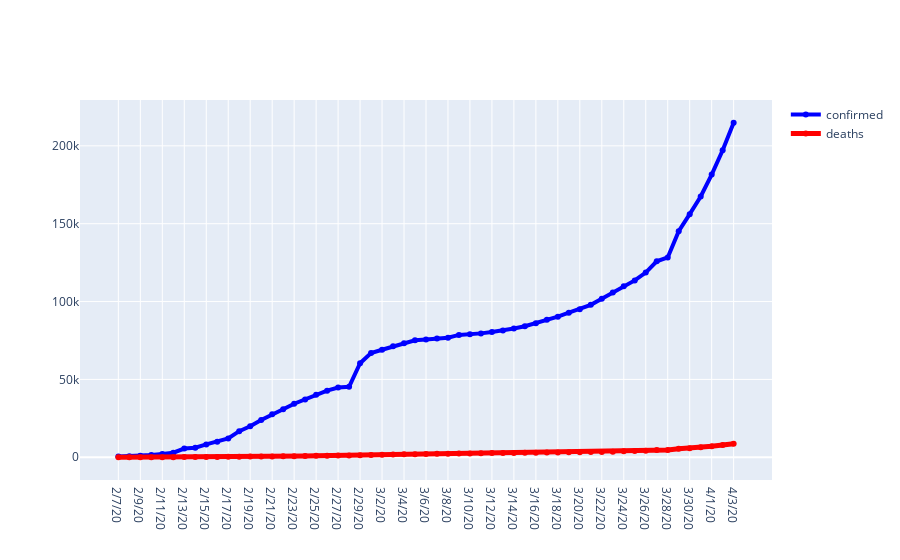

This figure's notebook cell:
### Code cell
def plot_cases_of_a_country(country):
    labels = ['confirmed', 'deaths']
    colors = ['blue', 'red']
    mode_size = [6, 8]
    line_size = [4, 5]
    
    df_list = [confirmed_df, death_df]
    
    fig = go.Figure();
    
    for i, df in enumerate(df_list):
        if country == 'World' or country == 'world':
            x_data = np.array(list(df.iloc[:, 20:].columns))
            y_data = np.sum(np.asarray(df.iloc[:,4:]),axis = 0)
            
        else:    
            x_data = np.array(list(df.iloc[:, 20:].columns))
            y_data = np.sum(np.asarray(df[df['country'] == country].iloc[:,20:]),axis = 0)
            
        fig.add_trace(go.Scatter(x=x_data, y=y_data, mode='lines+markers',
        name=labels[i],
        line=dict(color=colors[i], width=line_size[i]),
        connectgaps=True,
        text = "Total " + str(labels[i]) +": "+ str(y_data[-1])
        ));
    fig.show()
interact(plot_cases_of_a_country, country='World')

### Figure 1 — Plotly figure (JSON) as saved in the notebook; plotly's stock layout.template omitted (floating-point values rounded to 4 significant figures)
{"data": [{"connectgaps": true, "line": {"color": "blue", "width": 4}, "mode": "lines+markers", "name": "confirmed", "text": "Total confirmed: 1095917", "type": "scatter", "x": ["2/7/20", "2/8/20", "2/9/20", "2/10/20", "2/11/20", "2/12/20", "2/13/20", "2/14/20", "2/15/20", "2/16/20", "2/17/20", "2/18/20", "2/19/20", "2/20/20", "2/21/20", "2/22/20", "2/23/20", "2/24/20", "2/25/20", "2/26/20", "2/27/20", "2/28/20", "2/29/20", "3/1/20", "3/2/20", "3/3/20", "3/4/20", "3/5/20", "3/6/20", "3/7/20", "3/8/20", "3/9/20", "3/10/20", "3/11/20", "3/12/20", "3/13/20", "3/14/20", "3/15/20", "3/16/20", "3/17/20", "3/18/20", "3/19/20", "3/20/20", "3/21/20", "3/22/20", "3/23/20", "3/24/20", "3/25/20", "3/26/20", "3/27/20", "3/28/20", "3/29/20", "3/30/20", "3/31/20", "4/1/20", "4/2/20", "4/3/20"], "y": [555, 654, 941, 1434, 2118, 2927, 5578, 6166, 8234, 9927, 12038, 16787, 19881, 23892, 27635, 30794, 34391, 37120, 40150, 42762, 44802, 45221, 60368, 66885, 69030, 71224, 73258, 75136, 75639, 76197, 76819, 78572, 78958, 79561, 80406, 81388, 82746, 84112, 86011, 88369, 90306, 92840, 95120, 97886, 101801, 105847, 109821, 113590, 118620, 125875, 128352, 145205, 156101, 167454, 181574, 197102, 214821, 242500, 272035, 304396, 336953, 378235, 418045, 467653, 529591, 593291, 660706, 720117, 782365, 857487, 932605, 1013157, 1095917]}, {"connectgaps": true, "line": {"color": "red", "width": 5}, "mode": "lines+markers", "name": "deaths", "text": "Total deaths: 58787", "type": "scatter", "x": ["2/7/20", "2/8/20", "2/9/20", "2/10/20", "2/11/20", "2/12/20", "2/13/20", "2/14/20", "2/15/20", "2/16/20", "2/17/20", "2/18/20", "2/19/20", "2/20/20", "2/21/20", "2/22/20", "2/23/20", "2/24/20", "2/25/20", "2/26/20", "2/27/20", "2/28/20", "2/29/20", "3/1/20", "3/2/20", "3/3/20", "3/4/20", "3/5/20", "3/6/20", "3/7/20", "3/8/20", "3/9/20", "3/10/20", "3/11/20", "3/12/20", "3/13/20", "3/14/20", "3/15/20", "3/16/20", "3/17/20", "3/18/20", "3/19/20", "3/20/20", "3/21/20", "3/22/20", "3/23/20", "3/24/20", "3/25/20", "3/26/20", "3/27/20", "3/28/20", "3/29/20", "3/30/20", "3/31/20", "4/1/20", "4/2/20", "4/3/20"], "y": [17, 18, 26, 42, 56, 82, 131, 133, 171, 213, 259, 362, 426, 492, 564, 634, 719, 806, 906, 1013, 1113, 1118, 1371, 1523, 1666, 1770, 1868, 2007, 2122, 2247, 2251, 2458, 2469, 2629, 2708, 2770, 2814, 2872, 2941, 2996, 3085, 3160, 3254, 3348, 3460, 3558, 3802, 3988, 4262, 4615, 4720, 5404, 5819, 6440, 7126, 7905, 8733, 9867, 11299, 12973, 14651, 16505, 18625, 21181, 23970, 27198, 30652, 33925, 37582, 42107, 46809, 52983, 58787]}], "layout": {}}
